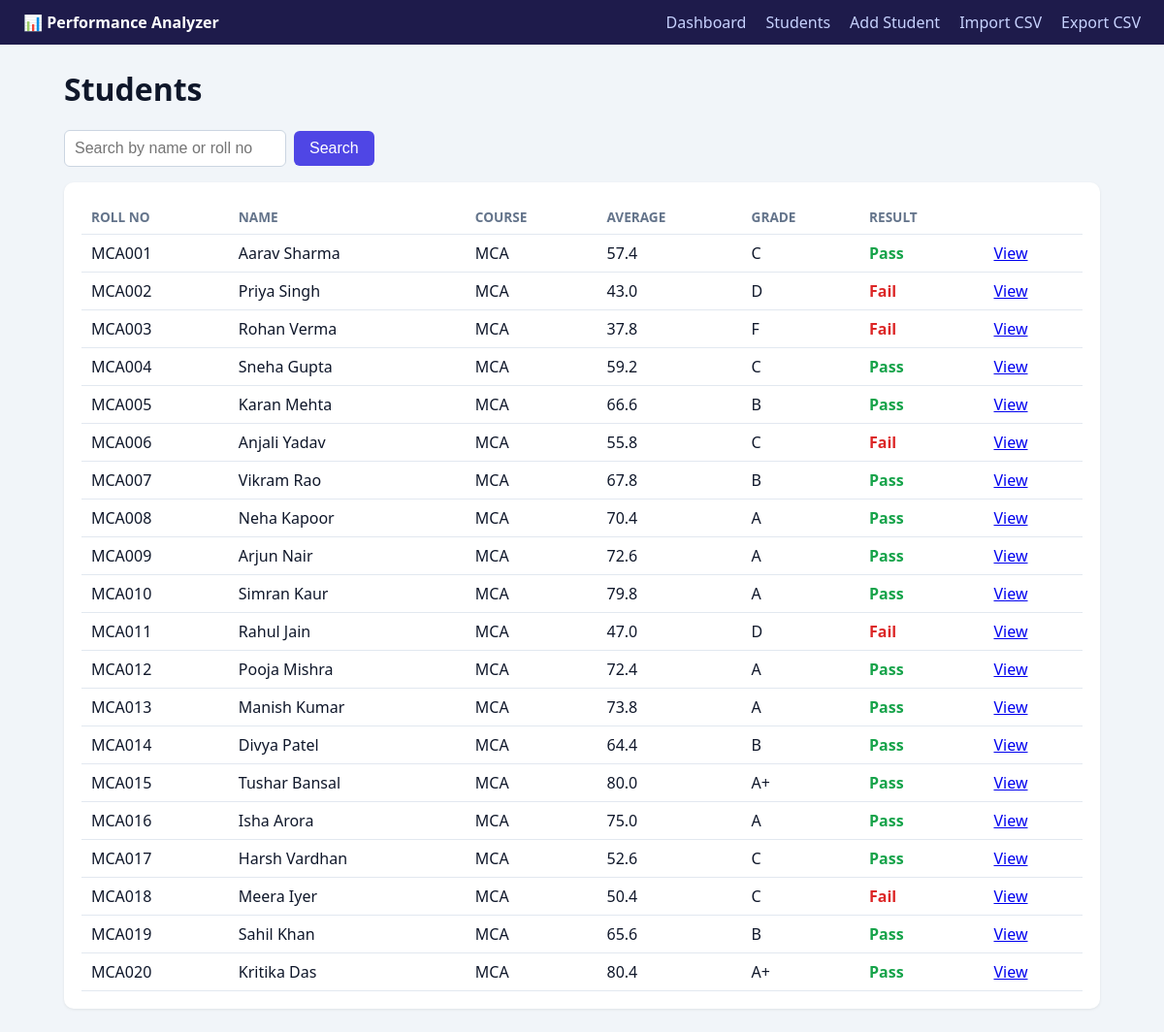
/students, run on the app's committed database.
### tables this page shows
CREATE TABLE students (
                id      INTEGER PRIMARY KEY AUTOINCREMENT,
                roll_no TEXT NOT NULL UNIQUE,
                name    TEXT NOT NULL,
                course  TEXT NOT NULL DEFAULT 'MCA'
            );

### app.py (the view)
@app.route("/students")
def students():
    q = request.args.get("q", "").strip()
    with get_conn() as conn:
        rows = conn.execute(
            "SELECT * FROM students WHERE name LIKE ? OR roll_no LIKE ? ORDER BY roll_no",
            (f"%{q}%", f"%{q}%"),
        ).fetchall()
    t = analysis.student_table().set_index("student_id")
    data = []
    for r in rows:
        extra = t.loc[r["id"]] if r["id"] in t.index else None
        data.append({"id": r["id"], "roll_no": r["roll_no"], "name": r["name"],
                     "course": r["course"],
                     "average": extra["average"] if extra is not None else "-",
                     "grade": extra["grade"] if extra is not None else "-",
                     "result": extra["result"] if extra is not None else "-"})
    return render_template("students.html", students=data, q=q)

### analysis.py (called while the page is built)
def grade(m):
    if m >= 90: return "O"
    if m >= 80: return "A+"
    if m >= 70: return "A"
    if m >= 60: return "B"
    if m >= 50: return "C"
    if m >= PASS_MARK: return "D"
    return "F"

def load_df():
    with get_conn() as conn:
        return pd.read_sql_query(
            """SELECT s.id AS student_id, s.roll_no, s.name, s.course,
                      m.subject, m.marks
               FROM students s JOIN marks m ON m.student_id = s.id""",
            conn,
        )

def student_table(df=None):
    df = load_df() if df is None else df
    if df.empty:
        return pd.DataFrame(columns=["student_id", "roll_no", "name", "course",
                                     "average", "lowest", "result", "grade", "rank"])
    g = df.groupby(["student_id", "roll_no", "name", "course"])["marks"]
    t = g.agg(average="mean", lowest="min").reset_index()
    t["average"] = t["average"].round(2)
    t["result"] = t["lowest"].apply(lambda x: "Pass" if x >= PASS_MARK else "Fail")
    t["grade"] = t["average"].apply(grade)
    t["rank"] = t["average"].rank(ascending=False, method="min").astype(int)
    return t.sort_values("rank")

### database.py (called while the page is built)
def get_conn():
    conn = sqlite3.connect(DB_PATH)
    conn.row_factory = sqlite3.Row
    conn.execute("PRAGMA foreign_keys = ON")
    return conn

### templates/students.html
{% extends "base.html" %}
{% block content %}
<h1>Students</h1>
<form method="get" class="inline">
  <input name="q" value="{{ q }}" placeholder="Search by name or roll no">
  <button>Search</button>
</form>
<div class="card">
<table>
  <tr><th>Roll No</th><th>Name</th><th>Course</th><th>Average</th><th>Grade</th><th>Result</th><th></th></tr>
  {% for s in students %}
  <tr><td>{{ s.roll_no }}</td><td>{{ s.name }}</td><td>{{ s.course }}</td>
    <td>{{ s.average }}</td><td>{{ s.grade }}</td>
    <td class="{{ 'pass' if s.result=='Pass' else 'fail' if s.result=='Fail' else '' }}">{{ s.result }}</td>
    <td><a href="{{ url_for('student_detail', sid=s.id) }}">View</a></td></tr>
  {% else %}<tr><td colspan="7">No students found.</td></tr>{% endfor %}
</table>
</div>
{% endblock %}

### static/style.css (style rules this page uses)
* { box-sizing:border-box }
body { margin:0;font-family:Segoe UI,Roboto,Arial,sans-serif;background:#f1f5f9;color:#0f172a }
.card { background:#fff;border-radius:10px;padding:18px;margin:16px 0;box-shadow:0 1px 3px rgba(0,0,0,.08) }
table { width:100%;border-collapse:collapse }
th,td { text-align:left;padding:8px 10px;border-bottom:1px solid #e2e8f0 }
th { color:#64748b;font-size:.85rem;text-transform:uppercase }
.pass { color:#16a34a;font-weight:600 }
.fail { color:#dc2626;font-weight:600 }
input { padding:9px 10px;border:1px solid #cbd5e1;border-radius:6px;font-size:1rem }
button { background:#4f46e5;color:#fff;border:0;border-radius:6px;padding:9px 16px;cursor:pointer;font-size:1rem }
form.inline { display:flex;gap:8px;flex-wrap:wrap;align-items:center }

### data on the page
students: roll_no "MCA001", name "Aarav Sharma", course "MCA", average "57.4", grade "C", result "Pass"
students: roll_no "MCA002", name "Priya Singh", course "MCA", average "43.0", grade "D", result "Fail"
students: roll_no "MCA003", name "Rohan Verma", course "MCA", average "37.8", grade "F", result "Fail"
students: roll_no "MCA004", name "Sneha Gupta", course "MCA", average "59.2", grade "C", result "Pass"
students: roll_no "MCA005", name "Karan Mehta", course "MCA", average "66.6", grade "B", result "Pass"
students: roll_no "MCA006", name "Anjali Yadav", course "MCA", average "55.8", grade "C", result "Fail"
students: roll_no "MCA007", name "Vikram Rao", course "MCA", average "67.8", grade "B", result "Pass"
students: roll_no "MCA008", name "Neha Kapoor", course "MCA", average "70.4", grade "A", result "Pass"
students: roll_no "MCA009", name "Arjun Nair", course "MCA", average "72.6", grade "A", result "Pass"
students: roll_no "MCA010", name "Simran Kaur", course "MCA", average "79.8", grade "A", result "Pass"
students: roll_no "MCA011", name "Rahul Jain", course "MCA", average "47.0", grade "D", result "Fail"
students: roll_no "MCA012", name "Pooja Mishra", course "MCA", average "72.4", grade "A", result "Pass"
students: roll_no "MCA013", name "Manish Kumar", course "MCA", average "73.8", grade "A", result "Pass"
students: roll_no "MCA014", name "Divya Patel", course "MCA", average "64.4", grade "B", result "Pass"
students: roll_no "MCA015", name "Tushar Bansal", course "MCA", average "80.0", grade "A+", result "Pass"
students: roll_no "MCA016", name "Isha Arora", course "MCA", average "75.0", grade "A", result "Pass"
students: roll_no "MCA017", name "Harsh Vardhan", course "MCA", average "52.6", grade "C", result "Pass"
students: roll_no "MCA018", name "Meera Iyer", course "MCA", average "50.4", grade "C", result "Fail"
students: roll_no "MCA019", name "Sahil Khan", course "MCA", average "65.6", grade "B", result "Pass"
students: roll_no "MCA020", name "Kritika Das", course "MCA", average "80.4", grade "A+", result "Pass"
